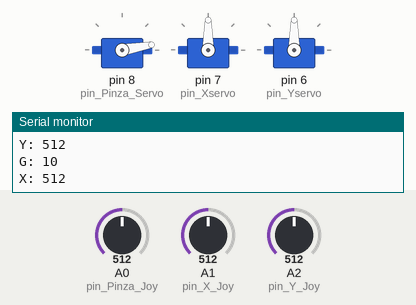
Recording of a sketch running on a simulated Arduino Uno, built with avr-gcc and run on an emulated ATmega328P. On the bench: 3 × servo, the last lines printed to the serial monitor. Inputs (shaded band) come from the test bench; at power-on: A0 (pin_Pinza_Joy) = 512, A1 (pin_X_Joy) = 512, A2 (pin_Y_Joy) = 512.

Above: at 1.2 s.
1.3 s: A0 (pin_Pinza_Joy) set to 686
4.3 s: A0 (pin_Pinza_Joy) set to 719
At 4.8 s:
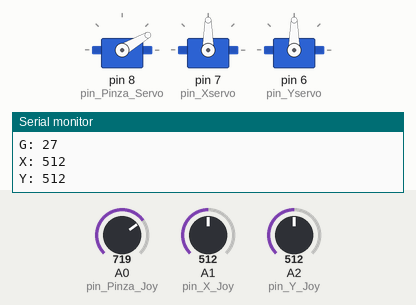
At 6.9 s:
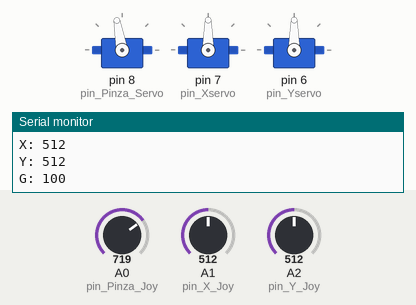
7.3 s: A1 (pin_X_Joy) set to 410
8.8 s: A1 (pin_X_Joy) set to 391
At 9.1 s:
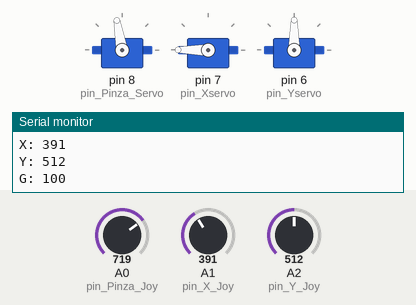
10.3 s: A2 (pin_Y_Joy) set to 412
11.8 s: A2 (pin_Y_Joy) set to 386
At 12.4 s:
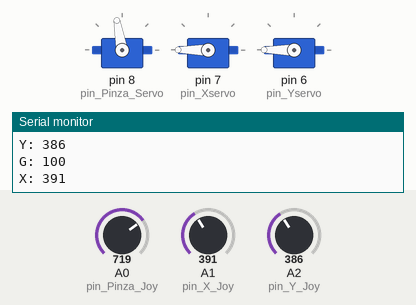
Timing chart, 0 to 14.3 s (numbered marks = the images above; inputs shaded):
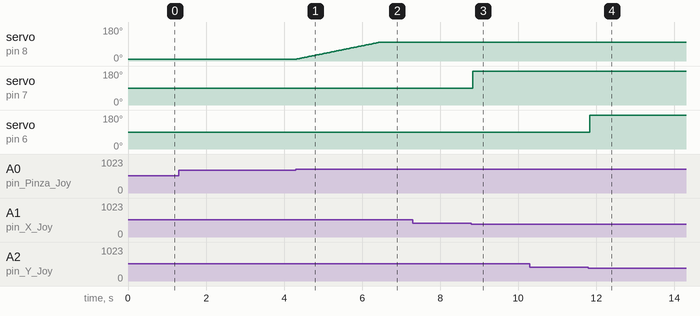

The sketch:

_5_2_Manipulador_cartesiano_teleoperado.ino
```cpp
#include <Servo.h>

// Grados pinza, MAX y MIN admitido
#define GMAX 100
#define GMIN 10

// JOYSTICK PIN
#define pin_Pinza_Joy A0
#define pin_Pinza_Servo 8

// JOYSTICK PIN
#define pin_X_Joy A1
#define pin_Y_Joy A2

#define pin_Xservo 7
#define pin_Yservo 6

Servo servoP;
Servo servoX;
Servo servoY;

int gradosPinza = GMIN;

void setup() {
  Serial.begin(9600);
  servoP.attach(pin_Pinza_Servo);
  servoX.attach(pin_Xservo);
  servoY.attach(pin_Yservo);

  servoP.write(gradosPinza);
  //TODO
}

void loop() {
  int pinza = analogRead(pin_Pinza_Joy);
  int x = analogRead(pin_X_Joy);
  int y = analogRead(pin_Y_Joy);

  //Serial.println("P: "+String(pinza));
  Serial.println("X: "+String(x));
  Serial.println("Y: "+String(y));

  moverPinza(pinza);
  moverEjeXY(x, y);

}

void moverPinza(int X){
    // Aumentar / reducir grados segun X-Joystick
    // Joystick de 0 a 1024, desechamos las posiciones centrales
    if(X > 700 ){
        if ( gradosPinza < GMAX)
           gradosPinza = gradosPinza+1;
    } else if ( X < 300){
        if ( gradosPinza > GMIN)
          gradosPinza = gradosPinza-1;
    }

    // Mover
    servoP.write(gradosPinza);
    Serial.println("G: "+String(gradosPinza));
  }


  void moverEjeXY(int valorX, int valorY){

    if(valorX >600)
      servoX.write(0);
    else if(valorX < 400)
      servoX.write(180);
    else
      servoX.write(90);


    if(valorY >600)
       servoY.write(0);
    else if(valorY < 400)
       servoY.write(180);
    else
       servoY.write(90);
  }
```

Measured:
- the behaviour switches between 700 and 701 on A0 (pin_Pinza_Joy) (found by bisection; images 0 and 1)
- the behaviour switches between 400 and 399 on A1 (pin_X_Joy) (found by bisection; images 2 and 3)
- the behaviour switches between 400 and 399 on A2 (pin_Y_Joy) (found by bisection; images 3 and 4)
- after the input at 4.3 s, servo on pin 8 (pin_Pinza_Servo): moves from 10° to 100° over 2.1 s, starting at once
- after the input at 8.8 s, servo on pin 7 (pin_Xservo): 90° → 180° at once
- after the input at 11.8 s, servo on pin 6 (pin_Yservo): 90° → 180° at once
